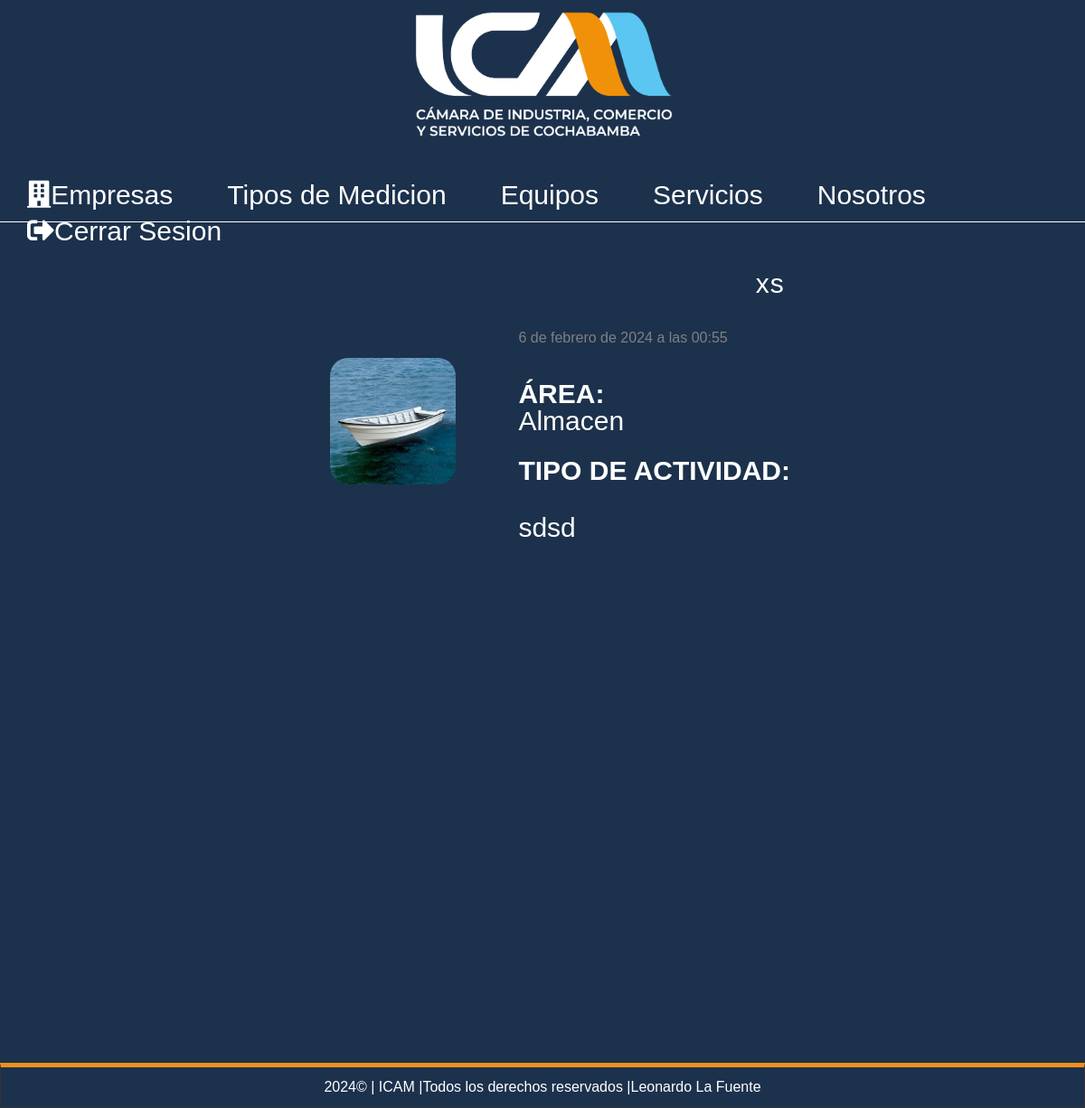
Page /puesto/27 (signed in) on the committed database.
### pages/models.py (models this page shows, shortened)
class Page(models.Model):
    title=models.CharField(max_length=50,verbose_name="Titulo")
    content=RichTextField(verbose_name="Contenido")
    slug=models.CharField(unique=True,max_length=150,verbose_name="Url")
    order=models.IntegerField(default=0,verbose_name="Orden")
    visible=models.BooleanField(verbose_name="Visible")
    created_at=models.DateTimeField(auto_now_add=True,verbose_name="Creado el")
    update_at=models.DateTimeField(auto_now=True,verbose_name="Actualizado el")
    class Meta:
        verbose_name='Pagina'
        verbose_name_plural="Paginas"

### record/models.py (models this page shows, shortened)
class Position(models.Model):
    name = models.CharField(max_length=200,verbose_name='Nombre del Puesto')
    activity_type = RichTextField(max_length=200,verbose_name='Tipo de Actividad')
    image = models.ImageField(default='null',verbose_name="Imagen",upload_to="positions")
    public=models.BooleanField(verbose_name="Publicado")
    created_at = models.DateTimeField(auto_now_add=True,verbose_name='Creado el')
    updated_at = models.DateTimeField(auto_now=True,verbose_name='Editado el')
    area = models.ForeignKey(Area, on_delete=models.CASCADE)
    class Meta:
        verbose_name='Puestos de Trabajo'
        verbose_name_plural='Puestos de Trabajo'
        ordering=['-created_at']

class Area(models.Model):
    name = models.CharField(max_length=200,verbose_name='Nombre del Area')
    description = models.TextField(verbose_name='Descripcion')
    created_at = models.DateTimeField(auto_now_add=True,verbose_name='Creado el')
    updated_at = models.DateTimeField(auto_now=True,verbose_name='Editado el')
    company = models.ForeignKey(Company, on_delete=models.CASCADE)
    class Meta:
        verbose_name='Area'
        verbose_name_plural='Areas'
    def __str__(self):
        return self.name

### record/views.py (the view)
# urls.py: path('puesto/<int:position_id>',views.position,name="position"),
@login_required(login_url="login")
def position(request, position_id):
    position = get_object_or_404(Position, id=position_id)
    if not request.user.is_superuser and position.area.company.user != request.user:
        return HttpResponseForbidden("No tienes permiso para ver este puesto.")
    return render(request, 'positions/detail.html', {
        'position': position
    })

### pages/context_processors.py (called while the page is built)
def get_pages(request):
    pages = Page.objects.filter(visible=True).order_by('order').values_list('id','title','slug')
    return {
        'pages':pages
    }

### record/processor.py (called while the page is built)
def get_areas(request):
    if request.user.is_authenticated and 'selected_company_id' in request.session:
        try:
            company = Company.objects.get(id=request.session['selected_company_id'])
            areas = Area.objects.filter(company=company).values_list('id', 'name')
            return {
                'areas': areas,
                'selected_company_id': request.session['selected_company_id'],  # Agrega esta línea
            }
        except Company.DoesNotExist:
            return {
                'areas': [],
            }
    else:
        return {
            'areas': [],
        }

### record/templates/positions/detail.html (shortened to what this page needs)
{% extends "layouts/layout.html" %}
{%block content%}
<div class="position-container">
    <div class="position-image">
        {%if position.image != 'null' %}
        <img class="small-image" src="{{position.image.url}}"/>
        {%endif%}
    </div>
    <div class="position-info">
        <h1 class="title">{{position.name}}</h1>
        <span class="date"> {{position.created_at}}</span>
        <p class="content">
            <strong>ÁREA:</strong></br>{{position.area}}
        </p>
        <p class="content">
            <strong>TIPO DE ACTIVIDAD:</strong>{{position.activity_type|safe}}
        </p>
    </div>
</div>
{%endblock%}

### mainapp/templates/layouts/layout.html (shortened to what this page needs)
<!DOCTYPE html>
<html lang="es">
<head>
    {%load static%}
    <link rel="stylesheet" href="https://cdnjs.cloudflare.com/ajax/libs/font-awesome/5.15.3/css/all.min.css">
    <link rel="stylesheet" href="https://stackpath.bootstrapcdn.com/bootstrap/4.5.0/css/bootstrap.min.css">
    <link rel="stylesheet" type="text/css" href="{%static 'css/styles.css'%}">
</head>
<body>
    <header>
        <div id="logotipo">
            <img src="{%static 'imagenes/icam.png'%}" />
        </div>
    </header>
    <nav>
        <ul>
            <li>
                <a href="{% url 'index' %}"><i class="fas fa-building"></i>Empresas</a>
            </li>
            {% if user.is_authenticated %}
            {% for page in pages %}
                <li>
                    <a href="{% url 'page' page.2 %}">{{page.1}}</a>
                </li>
            {% endfor %}
            {% endif %}
            {% if user.email %}
                <li>
                    <a href="{% url 'logout' %}"><i class="fas fa-sign-out-alt"></i>Cerrar Sesion</a>
                </li>
            {% endif %}
        </ul>
    </nav>
    <div id="content">
        <div class="box">
            {% block content %}{% endblock %}
        </div>
    </div>
    <footer>
        {%now "Y"%}&copy; | ICAM |Todos los derechos reservados |Leonardo La Fuente
    </footer>
</body>
</html>

### mainapp/static/css/styles.css (style rules this page uses)
* { margin: 0px; padding: 0px; font-family: sans-serif; text-decoration: none; }
.box p,.box h1, .box h2, .box h3 ,.box ul { margin-top: 10px; margin-bottom: 15px; color: white; font-size: 30px; }
body { background-color: #1c314c; }
header { width: 100%; height: 180px; background-color: #1c314c; margin: auto; }
#logotipo { width: 100%; height: 140px; margin: auto; padding-top: 10px; display: flex; justify-content: center; align-items: center; }
#logotipo img { padding-top: 10px; display: block; width: 300px; }
nav { width: 100%; height: 50px; margin: 0 auto; background-color: #1c314c; font-family: inherit; border-bottom: 1px solid white; text-decoration: none; color: inherit; font-size: 30px; }
nav > ul { list-style: none; text-decoration: none; }
nav > ul > li { line-height: 40px; float: left; }
nav > ul > li > a { display: block; padding-right: 30px; padding-left: 30px; color: white; }
#content { width: 100%; min-height: 920px; margin: 0 auto; }
.box { background: #1c314c; width: 95%; min-height: 930px; padding: 20px; border-radius: 2px; margin: 0 auto; }
.title { color:#1c314c; letter-spacing: 1px; font-size: 30px; margin-bottom: 4px ; margin-top: 5px; }
footer { width: 100%; background-color: #1c314c; border: 1px solid #333; color: white; text-align: center; padding-top: 10px; padding-bottom: 10px; margin: 0 auto; border-top: 5px solid #f2901a; }
.date { display: block; margin-top:15px ; margin-bottom: 25px; color: gray; }
.content { line-height: 30px; }
.position-container { display: flex; justify-content: space-between; align-items: center; padding: 20px; }
.position-image { flex: 1; display: flex; justify-content: center; }
.position-info { flex: 2; display: flex; flex-direction: column; justify-content: center; }
.small-image { width: 50%; border-radius: 20px; transition: transform 2s; }
.position-info .title { text-align: center; }

### rows in the picture
Page: title "Tipos de Medicion"
Page: title "Equipos"
Page: title "Servicios"
Page: title "Nosotros"
Position: image (picture), name "xs", created_at "6 de febrero de 2024 a las 00:55", area "Almacen", activity_type "sdsd"
